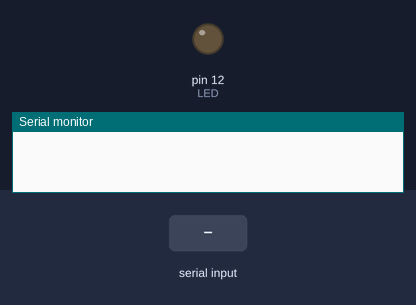
The sketch below on a simulated Arduino Uno, built with avr-gcc and run on an emulated ATmega328P. Shown: output pins drawn as LEDs (lit = HIGH), the last lines printed to the serial monitor. Inputs (shaded band) come from the test bench.

Above: at 1.2 s.
1.3 s: "H" received over Serial
At 2.5 s:
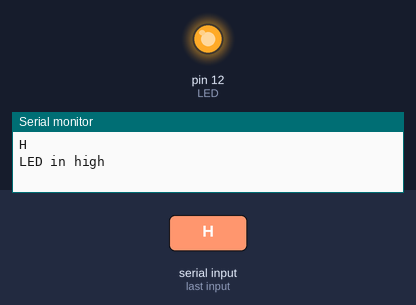
2.8 s: "L" received over Serial
At 3.8 s:
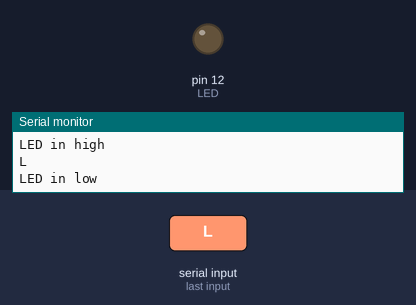
Timing chart, 0 to 5.8 s (numbered marks = the images above; inputs shaded):
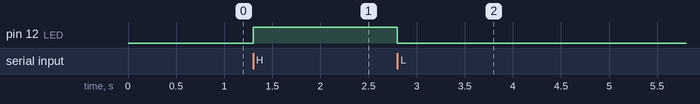

The sketch:

led.ino
```cpp
#define LED 12
// Using http://slides.justen.eng.br/python-e-arduino as refference

void setup() {
    pinMode(LED, OUTPUT);
    Serial.begin(9600);
}

void loop() {
    if (Serial.available()) {
        char serialListener = Serial.read();
        Serial.println(serialListener);
        if (serialListener == 'H') {
            digitalWrite(LED, HIGH);
            Serial.write("LED in high\n");
        }
        else if (serialListener == 'L') {
            digitalWrite(LED, LOW);
            Serial.write("LED in low\n");
        }
    }
}
```

Measured:
- after the input at 1.3 s, pin 12 (LED): LOW → HIGH at once
- after the input at 2.8 s, pin 12 (LED): HIGH → LOW at once
